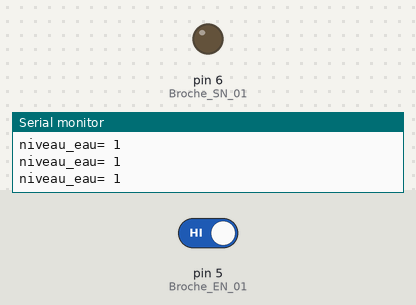
The sketch below on a simulated Arduino Uno, built with avr-gcc and run on an emulated ATmega328P. Parts: output pins drawn as LEDs (lit = HIGH), the last lines printed to the serial monitor. The test bench sets the inputs (shaded band); at power-on: pin 5 (Broche_EN_01) HIGH.

Above: at 1.3 s.
1.4 s: pin 5 (Broche_EN_01) driven LOW
At 1.8 s:
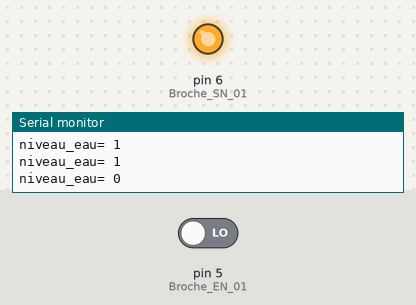
3.0 s: pin 5 (Broche_EN_01) driven HIGH
At 4.2 s:
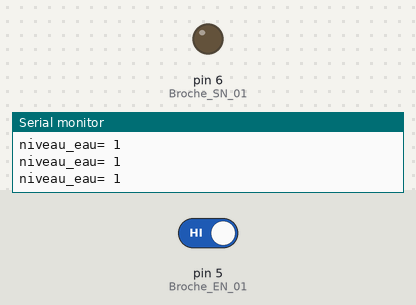
Timing chart, 0 to 6.0 s (numbered marks = the images above; inputs shaded):
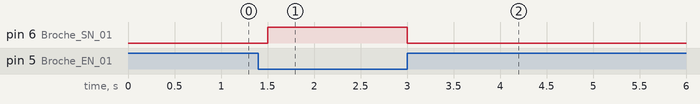

The sketch:

Diode+det_eau.ino
```cpp
int niveau_eau=0;
int Broche_EN_01 =5;
int Broche_SN_01 =6;
void setup() {
 Serial.begin(9600);
 pinMode(Broche_EN_01,INPUT);
 pinMode(Broche_SN_01,OUTPUT);
}

void loop() {
niveau_eau=digitalRead(Broche_EN_01);
Serial.print("niveau_eau= ");
Serial.println(niveau_eau,DEC);
delay(500);

if (digitalRead(Broche_EN_01)==0) {
  digitalWrite(Broche_SN_01,HIGH);
 /* delay(1000);
  digitalWrite(Broche_SN_01,LOW);
  delay(1000);*/
  }

else {digitalWrite(Broche_SN_01,LOW);}
}
```

Measured:
- after the input at 1.4 s, pin 6 (Broche_SN_01): LOW → HIGH after 0.10 s
- after the input at 3.0 s, pin 6 (Broche_SN_01): HIGH → LOW at once
